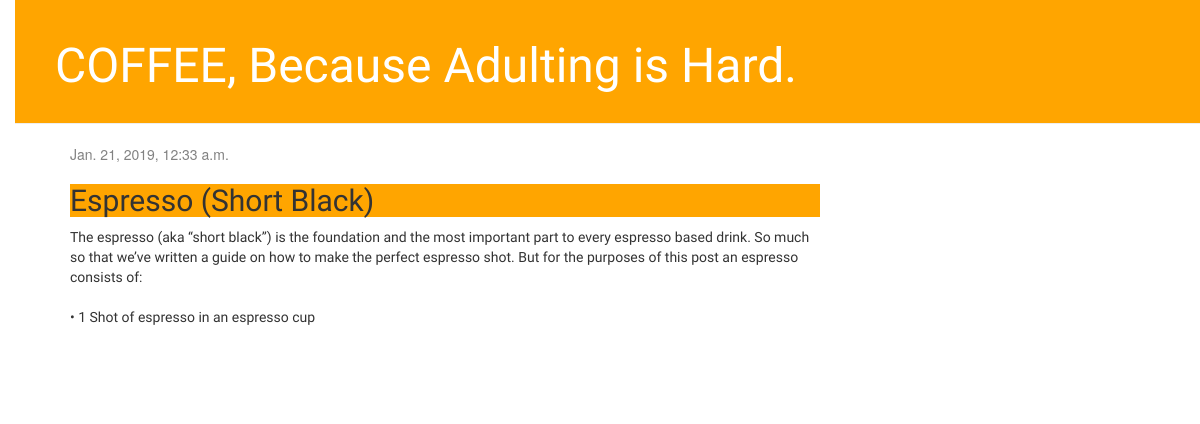
Page /post/6/ on the committed database.
### blog/models.py (models this page shows, shortened)
class Post(models.Model):
    author = models.ForeignKey(settings.AUTH_USER_MODEL, on_delete=models.CASCADE)
    title = models.CharField(max_length=200)
    text = models.TextField()
    created_date = models.DateTimeField(default=timezone.now)
    published_date = models.DateTimeField(blank=True, null=True)

### blog/views.py (the view)
# urls.py: path('post/<int:pk>/', views.post_detail, name='post_detail'),
def post_detail(request, pk):
    post = get_object_or_404(Post, pk=pk)
    return render(request, 'blog/post_detail.html', {'post': post})

### blog/templates/blog/post_detail.html
{% extends 'blog/base.html' %}
{% block content %}
    <div class="post">
        {% if post.published_date %}
            <div class="date">
                {{ post.published_date }}
            </div>
        {% endif %}
        <h2>{{ post.title }}</h2>
        <p>{{ post.text|linebreaksbr }}</p>
    </div>
{% endblock %}

### blog/templates/blog/base.html (shortened to what this page needs)
{% load static %}
<html>
    <head>
      <link rel="stylesheet" href="//maxcdn.bootstrapcdn.com/bootstrap/3.2.0/css/bootstrap.min.css">
      <link rel="stylesheet" href="//maxcdn.bootstrapcdn.com/bootstrap/3.2.0/css/bootstrap-theme.min.css">
      <link rel="stylesheet" href="{% static 'css/blog.css' %}">
    </head>
    <body>
      <div class="page-header">
        <h1><a href="/">COFFEE, Because Adulting is Hard.</a></h1>
      </div>
      <div class="content container">
        <div class="row">
          <div class="col-md-8">
          {% block content %}
          {% endblock %}
          </div>
        </div>
      </div>
    </body>
</html>

### blog/static/css/blog.css (style rules this page uses)
h1 a, h2 a { color: #C25100; }
p { font-family: 'Eczar', cursive; }
body { padding-left: 15px; }
h1 a, h2 a { color: #C25100; font-family: 'Eczar'; }
.page-header { background-color: orange; margin-top: 0; padding: 20px 20px 20px 40px; }
.page-header h1, .page-header h1 a, .page-header h1 a:visited, .page-header h1 a:active { color: #ffffff; font-size: 36pt; text-decoration: none; }
.content { margin-left: 40px; }
h1, h2, h3, h4 { font-family: 'Eczar', cursive; background-color: orange; }
.date { color: #828282; }
.post { margin-bottom: 70px; }

### rows in the picture
Post: published_date "Jan. 21, 2019, 12:33 a.m.", title "Espresso (Short Black)", text "The espresso (aka “short black”) is the foundation and the most important part to every espresso based drink. So much so that we’ve written a guide on how to make the perfect espresso shot. But for the purposes of this post an espresso consists of: • 1 Shot of espresso in an espresso cup"
